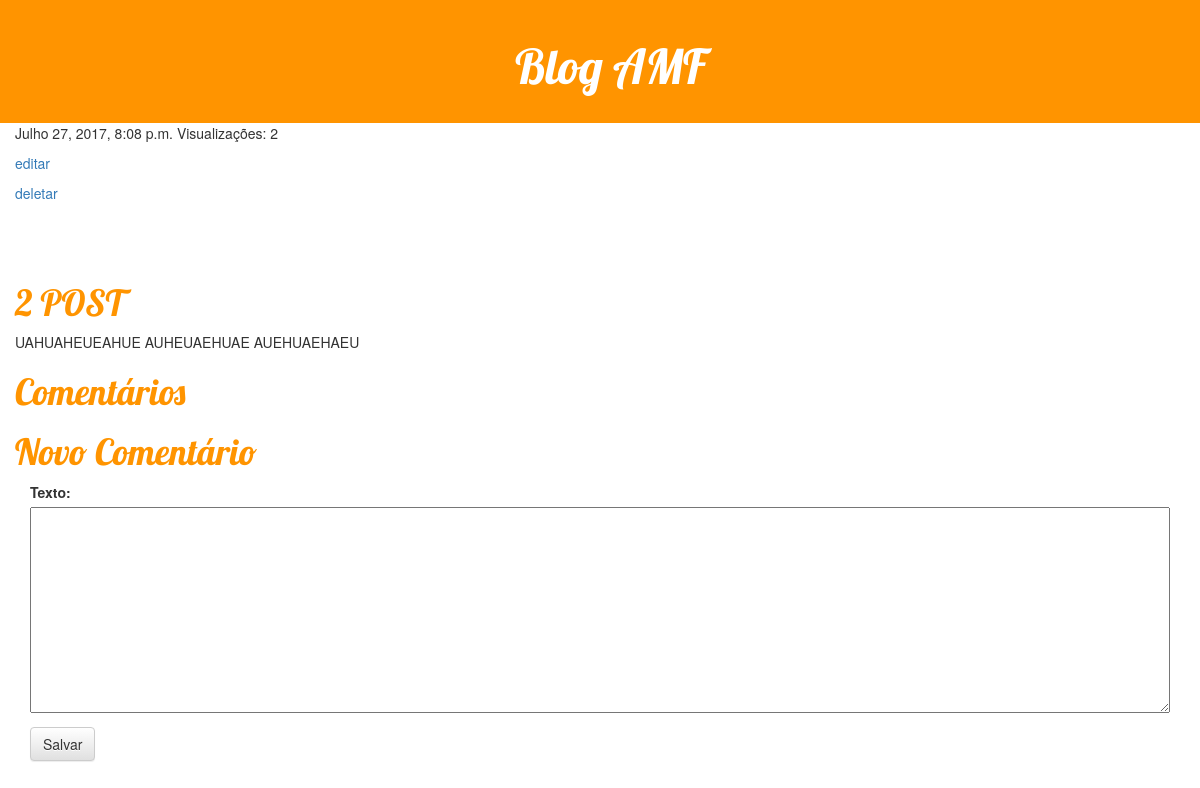
Page /post/2/ (signed in) on the committed database.
### blog/models.py (models this page shows, shortened)
class Post(models.Model):
    titulo = models.CharField(max_length=200)
    texto = models.TextField()
    data_criacao = models.DateTimeField(default = timezone.now)
    visualizacoes = models.IntegerField(default=0)
    data_publicacao = models.DateTimeField(null = True, blank = True)
    autor = models.ForeignKey('auth.User')

### blog/views.py (the view)
# urls.py: url(r'^post/(?P<pk>[0-9]+)/$', views.post_detail),
def post_detail(request, pk):
    if request.user.id is None:
        return redirect(logar)
    if request.method == "POST":
        form =  formComentario(request.POST)
        if form.is_valid():
            Comentario = form.save(commit=False)
            Comentario.autor = request.user
            Comentario.data = timezone.now()
            Comentario.post = Post.objects.get(id=pk)
            Comentario.save()
            return redirect(post_detail, pk=pk)
    else:
        post = Post.objects.get(id=pk)
        post.visualizacoes = post.visualizacoes + 1
        post.save()
        comentarios = comentario.objects.filter(post=post).order_by('data')
        form = formComentario()
    return render(request, 'post_detail.html', {'post': post, 'comentarios': comentarios, 'form': form})

### blog/forms.py
class formComentario(forms.ModelForm):
    class Meta:
        model = comentario
        fields = ('texto',)

### blog/templates/post_detail.html (shortened to what this page needs)
{% load staticfiles %}
<!DOCTYPE html>
<html lang="en">
<head>
    <link rel="stylesheet" href="{% static 'css/blog.css' %}">
    <link rel="stylesheet" href="//maxcdn.bootstrapcdn.com/bootstrap/3.2.0/css/bootstrap.min.css">
    <link rel="stylesheet" href="//maxcdn.bootstrapcdn.com/bootstrap/3.2.0/css/bootstrap-theme.min.css">
</head>
<body>
<div class="post-header">
    <h1><a href="/">Blog AMF</a></h1>
</div>
    <div class="content">
    <div class="post">
        <div class="date">{{ post.data_publicacao }}  Visualizações: {{ post.visualizacoes }}</div>
        {% if request.user.is_staff %}<div class="date"><a href="/post/{{ post.id }}/edit">editar</a></div>{% endif %}
        {% if request.user.is_staff %}<div class="date"><a href="/post/{{ post.id }}/delete">deletar</a></div>{% endif %}
    </div>
        <h1><a href="">{{ post.titulo }}</a></h1>
        <p>{{ post.texto|linebreaksbr }}</p>
    </div>
<div class="content">
    <div>
        <h1>Comentários</h1>
        <h1>Novo Comentário</h1>
    </div>
    <div class = "content">
        <div class = "row">
            <div class = "col-md-12">
                <form method="POST" class = "form-row">
                    {{ form.as_p}}
                    <button type ="submit" class = "save btn btn-default">Salvar</button>
                </form>
            </div>
</body>
</html>

### blog/static/css/blog.css (style rules this page uses)
.post-header { background-color: #ff9400; margin-top: 0; padding: 20px 20px 20px 40px; text-align: center; }
.post-header h1, .post-header h1 a, .post-header h1 a:visited, .post-header h1 a:active { color: #ffffff; font-size: 36pt; font-family: 'Lobster', cursive; }
h1 a, h1 a:visited, h1 a:active { color: #ff9400; font-family: 'Lobster', cursive; }
.content h1,h2,h3,h4 { color: #ff9400; font-family: 'Lobster', cursive; }
.content { padding-left: 15px; padding-right: 15px; }
.post { padding-bottom: 50px; }
.date { padding-bottom: 10px; }
.content textarea { width: 100%; }

### rows in the picture
Post: data_publicacao "Julho 27, 2017, 8:08 p.m.", visualizacoes "2", titulo "2 POST", texto "UAHUAHEUEAHUE AUHEUAEHUAE AUEHUAEHAEU"
